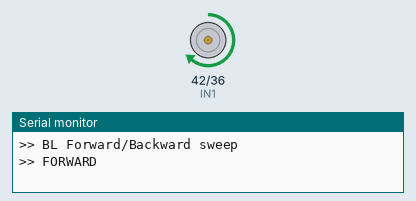
Simulated run of this sketch. Board: Arduino Mega 2560, built with avr-gcc and run on an emulated ATmega2560. Parts: motor-driver pin pairs drawn as motors (green arrow = first pin HIGH = forward, orange = second pin HIGH = backward, longer = more drive, scaled by the enable pin), the last lines printed to the serial monitor.

Above: at 1.5 s.
At 6.5 s:
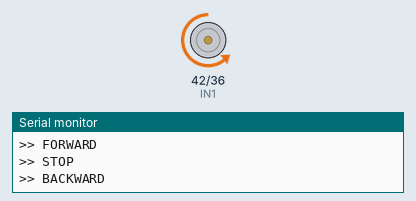
At 9.0 s:
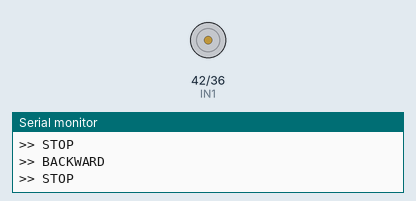
Timing chart, 0 to 13.0 s (numbered marks = the images above):
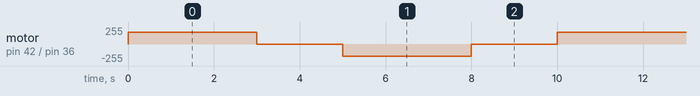

Measured:
- by itself, motor on pin 42 (IN1) / pin 36 (IN2): repeats every 10.0 s: stopped 2.0 s, backward 180/255 3.0 s, stopped 2.0 s, forward 180/255 3.0 s

The sketch:

Test_BL_Debug.ino
```cpp
/*
 * BL Debug: Forward 3s, Stop 2s, Backward 3s, Stop 2s, repeat
 * ENA=Pin 7, IN1=Pin 42, IN2=Pin 43
 */

#define ENA  4
#define IN1  42
#define IN2  36

void setup() {
  Serial.begin(115200);
  pinMode(ENA, OUTPUT);
  pinMode(IN1, OUTPUT);
  pinMode(IN2, OUTPUT);

  Serial.println(">> BL Forward/Backward sweep");
}

void loop() {
  // Forward
  Serial.println(">> FORWARD");
  digitalWrite(IN1, HIGH);
  digitalWrite(IN2, LOW);
  analogWrite(ENA, 180);
  delay(3000);

  // Stop
  Serial.println(">> STOP");
  digitalWrite(IN1, LOW);
  digitalWrite(IN2, LOW);
  analogWrite(ENA, 0);
  delay(2000);

  // Backward
  Serial.println(">> BACKWARD");
  digitalWrite(IN1, LOW);
  digitalWrite(IN2, HIGH);
  analogWrite(ENA, 180);
  delay(3000);

  // Stop
  Serial.println(">> STOP");
  digitalWrite(IN1, LOW);
  digitalWrite(IN2, LOW);
  analogWrite(ENA, 0);
  delay(2000);
}
```
